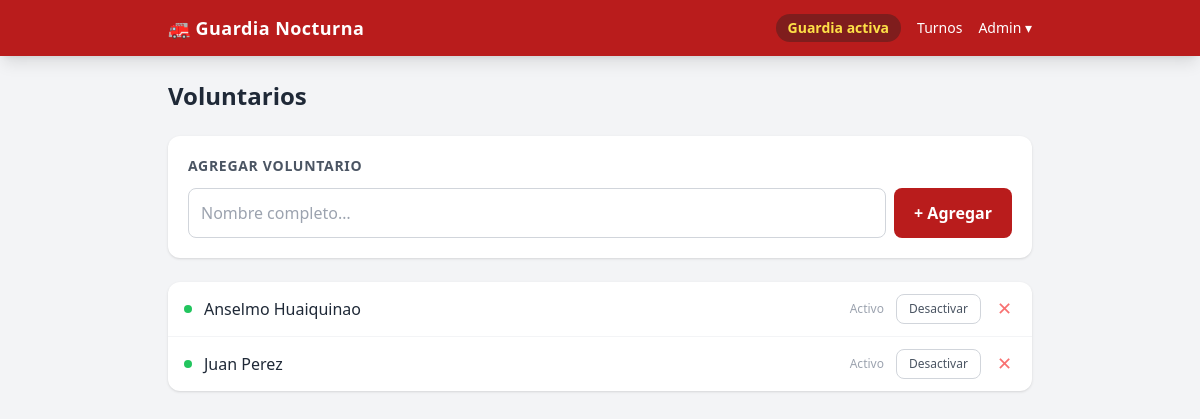
Screenshot of /admin/voluntarios with the database file from the repository.
### tables this page shows
CREATE TABLE volunteers (
                id     INTEGER PRIMARY KEY AUTOINCREMENT,
                name   TEXT NOT NULL,
                active INTEGER NOT NULL DEFAULT 1
            );

### guardia/routers/volunteers.py (the view)
@router.get("/voluntarios")
def list_volunteers(request: Request):
    with get_db() as conn:
        volunteers = conn.execute(
            "SELECT * FROM volunteers ORDER BY active DESC, name"
        ).fetchall()
        active = get_active_shift(conn)
        return templates.TemplateResponse(
            "admin/volunteers.html",
            {"request": request, "volunteers": volunteers, "active_shift": active},
        )

### templates/admin/volunteers.html (shortened to what this page needs)
{% extends "base.html" %}
{% block content %}
<div class="flex items-center justify-between mb-6">
  <h1 class="text-2xl font-bold text-gray-800">Voluntarios</h1>
</div>
<div class="bg-white rounded-xl shadow p-5 mb-6">
  <h2 class="text-sm font-semibold text-gray-600 uppercase tracking-wider mb-3">Agregar voluntario</h2>
  <form method="POST" action="/admin/voluntarios/nuevo" class="flex gap-2">
    <input type="text" name="name" required placeholder="Nombre completo…"
           class="flex-1 border border-gray-300 rounded-lg px-3 py-3 text-base focus:outline-none focus:ring-2 focus:ring-red-500">
    <button type="submit"
            class="bg-red-700 text-white px-5 py-3 rounded-lg font-semibold hover:bg-red-800 active:scale-95 transition">
      + Agregar
    </button>
  </form>
</div>
{% if volunteers %}
<div class="bg-white rounded-xl shadow overflow-hidden">
  <div class="divide-y divide-gray-100">
    {% for v in volunteers %}
    <div class="flex items-center px-4 py-3 gap-3 {% if not v['active'] %}opacity-50{% endif %}">
      <div class="w-2 h-2 rounded-full {% if v['active'] %}bg-green-500{% else %}bg-gray-300{% endif %} shrink-0"></div>
      <span class="flex-1 font-medium text-gray-800">{{ v['name'] }}</span>
      <span class="text-xs text-gray-400">{% if v['active'] %}Activo{% else %}Inactivo{% endif %}</span>
      <form method="POST" action="/admin/voluntarios/{{ v['id'] }}/toggle">
        <button type="submit"
                class="text-xs px-3 py-1.5 rounded-lg border {% if v['active'] %}border-gray-300 text-gray-600 hover:bg-gray-100{% else %}border-green-400 text-green-700 hover:bg-green-50{% endif %} transition">
          {% if v['active'] %}Desactivar{% else %}Activar{% endif %}
        </button>
      </form>
      <form method="POST" action="/admin/voluntarios/{{ v['id'] }}/eliminar"
            onsubmit="return confirm('¿Eliminar a {{ v['name'] }}?')">
        <button type="submit" class="text-red-400 hover:text-red-700 text-lg px-1 leading-none" title="Eliminar">✕</button>
      </form>
    </div>
    {% endfor %}
  </div>
</div>
{% else %}
<div class="bg-white rounded-xl shadow p-8 text-center text-gray-500">
  No hay voluntarios. Agrega el primero arriba.
</div>
{% endif %}
{% endblock %}

### rows the page displays
volunteers: active 1 (drawn), name "Anselmo Huaiquinao"
volunteers: active 1 (drawn), name "Juan Perez"
